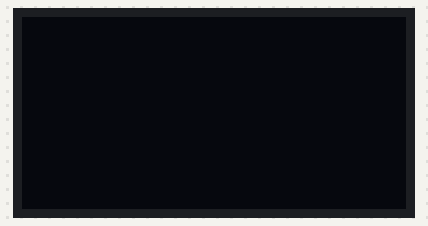
The program below on a simulated ESP32 board running MicroPython. Parts: 128×64 one-colour display. Library files of the repository ran but are not shown: ssd1306.py.

Above: at 0.1 s.
At 2.1 s:
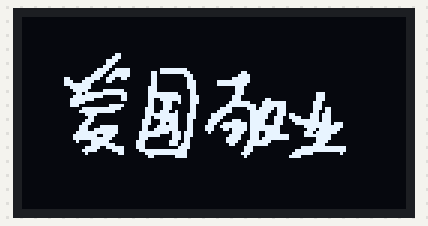
At 4.1 s:
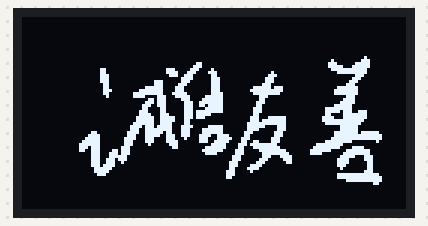

The program:

main_example.py
```python
from machine import Pin, I2C, SoftI2C,RTC, Timer
from ssd1306 import SSD1306_I2C
import time


i2c = SoftI2C(scl=Pin(22), sda=Pin(21))
# i2c = I2C(1, scl=Pin(22), sda=Pin(21))  # 使用硬件I2C
oled = SSD1306_I2C(128, 64, i2c)

aiguo=(
(0x00,0x00,0x00,0x00,0x00,0x00,0x00,0x00,0x00,0x00,0x00,0x00,0x00,0x00,0x00,0x00,0x00,0x00,0x00,0x00,0x00,0x00,0x00,0x00,0x00,0x00,0x00,0x00,0x00,0x00,0x00,0x00,0x00,0x00,0x00,0x00,0x00,0x00,0x00,0x00,0x00,0x00,0x00,0x00,0x00,0x00,0x00,0x00,0x00,0x00,0x00,0x00,0x00,0x00,0x00,0x00,0x00,0x00,0x00,0x00,0x00,0x00,0x00,0x00),
(0x00,0x00,0x00,0x00,0x00,0x00,0x00,0x00,0x00,0x00,0x00,0x00,0x00,0x00,0x00,0x00,0x00,0x00,0x00,0x00,0x00,0x00,0x00,0x00,0x00,0x00,0x00,0x00,0x00,0x00,0x00,0x00,0x00,0x00,0x00,0x00,0x00,0x00,0x00,0x00,0x00,0x00,0x00,0x00,0x00,0x00,0x00,0x00,0x00,0x00,0x00,0x00,0x00,0x00,0x00,0x00,0x00,0x00,0x00,0x00,0x00,0x00,0x00,0x00),
(0x00,0x00,0x00,0x00,0x00,0x00,0x00,0x00,0x00,0x00,0x00,0x00,0x00,0x00,0x00,0x00,0x00,0x00,0x00,0x00,0x00,0x00,0x00,0x00,0x00,0x00,0x00,0x00,0xC0,0xC0,0xE0,0x70,0x30,0x00,0x00,0x00,0x00,0x00,0x00,0x00,0x00,0x00,0x00,0x00,0x00,0x00,0x00,0x00,0x00,0x00,0x00,0x00,0x00,0x00,0x00,0x00,0x00,0x00,0x00,0x00,0x00,0x00,0x00,0x00),
(0x00,0x00,0x00,0x00,0x00,0x00,0x00,0x00,0x00,0x00,0x00,0x00,0x00,0x00,0x00,0x00,0x00,0x00,0x00,0x00,0x00,0x00,0x00,0x00,0x00,0x00,0x00,0x00,0x00,0x00,0x00,0x00,0x00,0x00,0x00,0x00,0x00,0x00,0x00,0x00,0x00,0x00,0x00,0x00,0x00,0x00,0x00,0x00,0x00,0x00,0x00,0x00,0x00,0x00,0x00,0x00,0x00,0x00,0x00,0x00,0x00,0x00,0x00,0x00),
(0x00,0x00,0x00,0x00,0x00,0x00,0x00,0x00,0x00,0x00,0x00,0x00,0x00,0x00,0x70,0x70,0xE0,0xC0,0xC0,0xC0,0xE0,0xF0,0xF0,0x38,0x1C,0x1E,0x0E,0x07,0x33,0x39,0x1C,0x0E,0x0E,0x1E,0x1E,0x0E,0x00,0x00,0x00,0x00,0x00,0x00,0x80,0xFC,0xFC,0x00,0x06,0x06,0x06,0x06,0x06,0x06,0x06,0x06,0x0E,0xFC,0xF8,0xE0,0x00,0x00,0x00,0x00,0x00,0x00),
(0x00,0x60,0x60,0x60,0x60,0x60,0x70,0xF0,0xF8,0xFC,0x7C,0x38,0x00,0x00,0x00,0x00,0x00,0x00,0x00,0x00,0x00,0x00,0x00,0x00,0x00,0x00,0x00,0x00,0x00,0x00,0x00,0x00,0x00,0x00,0x00,0x00,0x00,0x00,0x00,0x00,0x00,0x00,0x00,0x00,0x00,0x00,0x00,0x00,0x00,0x00,0x00,0x00,0x00,0x00,0x00,0x00,0x00,0x00,0x00,0x00,0x00,0x00,0x00,0x00),
(0x00,0x00,0x00,0x00,0x00,0x00,0x00,0x00,0x00,0x00,0x00,0x00,0x00,0x00,0x00,0x00,0x38,0x3D,0x3F,0x9F,0xDD,0xCF,0xCE,0xCE,0xC6,0xC6,0xC6,0xC3,0xC3,0xE3,0xE3,0x63,0x63,0x2F,0x0E,0x00,0x00,0x00,0x00,0x00,0x00,0xC0,0xFF,0xFF,0x07,0x06,0x8E,0xFE,0xFE,0x7E,0x0E,0x8E,0x1C,0x00,0x00,0x00,0xFF,0xFF,0x1C,0x00,0x00,0x00,0x00,0x00),
(0x00,0x80,0xC0,0xC0,0xE0,0xF0,0x3C,0x3F,0x3F,0x33,0x30,0x70,0xE0,0xE0,0x80,0xC0,0xF0,0xF8,0xF8,0x70,0x30,0xF0,0xF0,0xF0,0x00,0x00,0x00,0x00,0x00,0x00,0x00,0x00,0x00,0xF0,0xFE,0x7E,0x0E,0xC0,0xC0,0x00,0x00,0x00,0x00,0x00,0x00,0x00,0x00,0x00,0x00,0x00,0x00,0x00,0x00,0x00,0x00,0x00,0x00,0x00,0x00,0x00,0x00,0x00,0x00,0x00),
(0x00,0x00,0x00,0x00,0x00,0x00,0x00,0x00,0x00,0x00,0x00,0x00,0x00,0x00,0x00,0x00,0x00,0x80,0xC0,0xF0,0xF8,0xFD,0xCF,0xC7,0xE1,0x60,0x70,0xF0,0xF0,0xF0,0xF0,0x70,0x00,0x00,0x00,0x00,0x00,0x00,0x00,0xC0,0xFC,0xFF,0xCF,0xC1,0xE3,0xF3,0x7F,0x7F,0x77,0x3F,0xFF,0xFF,0xC0,0x00,0xC0,0xFF,0xFF,0x03,0x00,0x00,0x00,0x30,0x7C,0x3F),
(0x0F,0x07,0x13,0x39,0x38,0x98,0xFC,0xFC,0xFC,0x78,0x38,0x00,0xFF,0xFF,0xFF,0x3F,0x3F,0xF3,0xF0,0xF0,0xFE,0xFF,0x8F,0x81,0x80,0x03,0x07,0x0E,0x0E,0x0C,0xDC,0xFC,0xFF,0xBF,0xDF,0xF8,0xFF,0xFF,0xFF,0x70,0x78,0x38,0x18,0x00,0x00,0x00,0x00,0x00,0x00,0x00,0x00,0x00,0x00,0x00,0x00,0x00,0x00,0x00,0x00,0x00,0x00,0x00,0x00,0x00),
(0x00,0x00,0x00,0x00,0x00,0x00,0x00,0x00,0x00,0x00,0x00,0x00,0x00,0x00,0x00,0x00,0x00,0x01,0x03,0x01,0x11,0x39,0x19,0x1F,0x1F,0x0F,0x07,0x07,0x0F,0x0D,0x1C,0x18,0x38,0x38,0x00,0x00,0x00,0x00,0x0E,0x1F,0x1F,0x31,0x70,0x70,0x30,0x30,0x30,0x30,0x30,0x36,0x37,0x77,0x79,0x7C,0x7F,0x0F,0x00,0x00,0x00,0x00,0x00,0x00,0x00,0x00),
(0x00,0x00,0x00,0x00,0x03,0x07,0x07,0x03,0x01,0x20,0x78,0x3E,0x1F,0x07,0x07,0x06,0x07,0x07,0x03,0x01,0x01,0x01,0x01,0x01,0x01,0x40,0x60,0x70,0x70,0x38,0x38,0x38,0x38,0x1C,0x1F,0x1F,0x1F,0x1B,0x19,0x18,0x18,0x18,0x38,0x18,0x00,0x00,0x00,0x00,0x00,0x00,0x00,0x00,0x00,0x00,0x00,0x00,0x00,0x00,0x00,0x00,0x00,0x00,0x00,0x00),
(0x00,0x00,0x00,0x00,0x00,0x00,0x00,0x00,0x00,0x00,0x00,0x00,0x00,0x00,0x00,0x00,0x00,0x00,0x00,0x00,0x00,0x00,0x00,0x00,0x00,0x00,0x00,0x00,0x00,0x00,0x00,0x00,0x00,0x00,0x00,0x00,0x00,0x00,0x00,0x00,0x00,0x00,0x00,0x00,0x00,0x00,0x00,0x00,0x00,0x00,0x00,0x00,0x00,0x00,0x00,0x00,0x00,0x00,0x00,0x00,0x00,0x00,0x00,0x00),
(0x00,0x00,0x00,0x00,0x00,0x00,0x00,0x00,0x00,0x00,0x00,0x00,0x00,0x00,0x00,0x00,0x00,0x00,0x00,0x00,0x00,0x00,0x00,0x00,0x00,0x00,0x00,0x00,0x00,0x00,0x00,0x00,0x00,0x00,0x00,0x00,0x00,0x00,0x00,0x00,0x00,0x00,0x00,0x00,0x00,0x00,0x00,0x00,0x00,0x00,0x00,0x00,0x00,0x00,0x00,0x00,0x00,0x00,0x00,0x00,0x00,0x00,0x00,0x00),
(0x00,0x00,0x00,0x00,0x00,0x00,0x00,0x00,0x00,0x00,0x00,0x00,0x00,0x00,0x00,0x00,0x00,0x00,0x00,0x00,0x00,0x00,0x00,0x00,0x00,0x00,0x00,0x00,0x00,0x00,0x00,0x00,0x00,0x00,0x00,0x00,0x00,0x00,0x00,0x00,0x00,0x00,0x00,0x00,0x00,0x00,0x00,0x00,0x00,0x00,0x00,0x00,0x00,0x00,0x00,0x00,0x00,0x00,0x00,0x00,0x00,0x00,0x00,0x00),
(0x00,0x00,0x00,0x00,0x00,0x00,0x00,0x00,0x00,0x00,0x00,0x00,0x00,0x00,0x00,0x00,0x00,0x00,0x00,0x00,0x00,0x00,0x00,0x00,0x00,0x00,0x00,0x00,0x00,0x00,0x00,0x00,0x00,0x00,0x00,0x00,0x00,0x00,0x00,0x00,0x00,0x00,0x00,0x00,0x00,0x00,0x00,0x00,0x00,0x00,0x00,0x00,0x00,0x00,0x00,0x00,0x00,0x00,0x00,0x00,0x00,0x00,0x00,0x00)
)

chengxing=(
(0x00,0x00,0x00,0x00,0x00,0x00,0x00,0x00,0x00,0x00,0x00,0x00,0x00,0x00,0x00,0x00,0x00,0x00,0x00,0x00,0x00,0x00,0x00,0x00,0x00,0x00,0x00,0x00,0x00,0x00,0x00,0x00,0x00,0x00,0x00,0x00,0x00,0x00,0x00,0x00,0x00,0x00,0x00,0x00,0x00,0x00,0x00,0x00,0x00,0x00,0x00,0x00,0x00,0x00,0x00,0x00,0x00,0x00,0x00,0x00,0x00,0x00,0x00,0x00),
(0x00,0x00,0x00,0x00,0x00,0x00,0x00,0x00,0x00,0x00,0x00,0x00,0x00,0x00,0x00,0x00,0x00,0x00,0x00,0x00,0x00,0x00,0x00,0x00,0x00,0x00,0x00,0x00,0x00,0x00,0x00,0x00,0x00,0x00,0x00,0x00,0x00,0x00,0x00,0x00,0x00,0x00,0x00,0x00,0x00,0x00,0x00,0x00,0x00,0x00,0x00,0x00,0x00,0x00,0x00,0x00,0x00,0x00,0x00,0x00,0x00,0x00,0x00,0x00),
(0x00,0x00,0x00,0x00,0x00,0x00,0x00,0x00,0x00,0x00,0x00,0x00,0x00,0x00,0x00,0x00,0x00,0x00,0x00,0x00,0x00,0x00,0x00,0x00,0x00,0x00,0x00,0x00,0x00,0x00,0x00,0x00,0x00,0x00,0x00,0x00,0x00,0x00,0x00,0x00,0x00,0x00,0x00,0x00,0x00,0x00,0x00,0x00,0x00,0x00,0x00,0x00,0x00,0x00,0x00,0x00,0x00,0x00,0x80,0x80,0x00,0x00,0x00,0x00),
(0x00,0x00,0x00,0x00,0x00,0x00,0x00,0x00,0x00,0x00,0x00,0x00,0x00,0x00,0x00,0x00,0x00,0x00,0x00,0x00,0x00,0x00,0x00,0x00,0x00,0x00,0x00,0x00,0x00,0x00,0x00,0x00,0x00,0x00,0x00,0x00,0x00,0x00,0x80,0xC0,0x80,0x00,0x00,0x00,0x00,0x00,0x00,0x80,0x80,0xC0,0xE0,0xC0,0x00,0x00,0x00,0x00,0x00,0x00,0x00,0x00,0x00,0x00,0x00,0x00),
(0x00,0x00,0x00,0x00,0x00,0x00,0x00,0x00,0x00,0x00,0x00,0x00,0x00,0x00,0x00,0x00,0x00,0x00,0x00,0x00,0x00,0x00,0x00,0x00,0x00,0x00,0x3E,0xFE,0xF8,0x00,0x00,0x00,0x00,0x00,0x00,0x00,0x00,0x00,0x00,0x00,0x00,0x80,0x80,0x80,0xE0,0xE0,0xE0,0x00,0x06,0x0E,0x0E,0x8C,0xC0,0xF0,0x78,0x3C,0x1E,0x07,0x03,0x01,0x00,0x00,0x04,0xFE),
(0xFC,0xF0,0x00,0x00,0x00,0x00,0x00,0x00,0x00,0x00,0x00,0x00,0x00,0x80,0x80,0x80,0xC0,0xF0,0xF8,0x3C,0x88,0x80,0x80,0x00,0x00,0x00,0x00,0x00,0x00,0x00,0x00,0x00,0x00,0x00,0x00,0x00,0x00,0x00,0x01,0x03,0x03,0x87,0x87,0x86,0xC6,0xE6,0xF7,0xBF,0x1F,0x0F,0x07,0x01,0x00,0x00,0x00,0x00,0x00,0x00,0x00,0x00,0x00,0x00,0x00,0x00),
(0x00,0x00,0x00,0x00,0x00,0x00,0x00,0x00,0x00,0x00,0x00,0x00,0x00,0x00,0x00,0x00,0x00,0x00,0x00,0x00,0x00,0x00,0x00,0x00,0x00,0x00,0x00,0x03,0x07,0x01,0x00,0x00,0x00,0x00,0x00,0x00,0x00,0x06,0x06,0x87,0xE7,0xF3,0x3B,0x1B,0x03,0x3F,0xFF,0xFC,0x00,0x00,0x02,0x07,0x07,0x0F,0xFE,0xFC,0xF0,0x00,0x80,0xB0,0xB8,0xDC,0xFC,0xFF),
(0xFF,0xFF,0xFE,0x00,0x00,0x00,0x00,0x00,0x00,0x00,0x00,0x00,0x01,0xC3,0xF3,0xFF,0x1F,0x07,0x03,0x03,0x03,0x03,0x01,0x00,0x00,0x00,0x00,0x00,0x00,0x00,0x00,0x00,0x00,0x00,0x00,0x00,0x00,0xC0,0xC0,0xC0,0xE3,0xE3,0x73,0xFB,0xFF,0xFF,0x1F,0x03,0x80,0x80,0x80,0x00,0x00,0x00,0x00,0x00,0x00,0x00,0x00,0x00,0x00,0x00,0x00,0x00),
(0x00,0x00,0x00,0x00,0x00,0x00,0x00,0x00,0x00,0x00,0x00,0x00,0x00,0x00,0x00,0x00,0x00,0x00,0x00,0x00,0x00,0x00,0x80,0xC0,0xC0,0x80,0x00,0x00,0x00,0x00,0x00,0x00,0x00,0x00,0x00,0xC0,0xF0,0xF8,0x7E,0x1F,0x0F,0xFF,0xFF,0xFE,0xE0,0xF0,0x7F,0x3F,0xFF,0xFE,0x86,0x00,0x00,0xF0,0xFF,0xFF,0x13,0x00,0x03,0x83,0xE3,0xE1,0xF1,0x70),
(0x70,0xF0,0xF0,0x80,0x80,0x00,0x00,0x00,0x00,0x00,0xC0,0xF8,0x7E,0x3F,0x3F,0x18,0x1C,0x0C,0x0E,0x0E,0xCE,0xFE,0xFE,0x3E,0x00,0x00,0x00,0x00,0x00,0x00,0x00,0x00,0x00,0x00,0x00,0x00,0x06,0x0F,0x0F,0x0E,0xCC,0xCC,0xFC,0xFF,0xFF,0xFF,0xFF,0xFF,0x8F,0xC7,0xC3,0xC0,0xC0,0xC0,0xC0,0x80,0x00,0x00,0x00,0x00,0x00,0x00,0x00,0x00),
(0x00,0x00,0x00,0x00,0x00,0x00,0x00,0x00,0x00,0x00,0x00,0x00,0x00,0x00,0x00,0x00,0x00,0x00,0x00,0x1C,0x1E,0x0F,0x07,0xFF,0xFF,0xFF,0x00,0x00,0x80,0xE0,0xF0,0x70,0xC0,0xF8,0xFF,0x3F,0x07,0x01,0x00,0x00,0x00,0x03,0x07,0x03,0x00,0x00,0x00,0x00,0x03,0x07,0x0F,0x0E,0x00,0x00,0x01,0x00,0x00,0x00,0x00,0x03,0x13,0x3B,0x38,0x3C),
(0x3E,0x1F,0x1F,0x0F,0x03,0x01,0xC0,0xF0,0xFC,0x3F,0x07,0x01,0x04,0x0E,0x0E,0x9C,0xFC,0xFC,0x7C,0x3F,0x3F,0x3B,0x70,0xF0,0xE0,0xC0,0x00,0x00,0x00,0x00,0x00,0x00,0x30,0x38,0x3C,0x3C,0x1C,0x1E,0x1E,0x0F,0x0F,0x8F,0xC7,0xE3,0xF3,0x73,0x79,0x39,0x39,0x39,0xF1,0xF1,0xC1,0x01,0x03,0x01,0x00,0x00,0x00,0x00,0x00,0x00,0x00,0x00),
(0x00,0x00,0x00,0x00,0x00,0x00,0x00,0x00,0x00,0x00,0x00,0x00,0x00,0x00,0x00,0x00,0x00,0x00,0x00,0x00,0x00,0x00,0x00,0x03,0x0F,0x1F,0x1C,0x1E,0x0F,0x07,0x03,0x00,0x00,0x01,0x00,0x00,0x00,0x00,0x00,0x00,0x00,0x00,0x00,0x00,0x00,0x00,0x00,0x00,0x00,0x00,0x00,0x00,0x00,0x00,0x00,0x00,0x00,0x00,0x00,0x00,0x00,0x00,0x00,0x00),
(0x00,0x00,0x00,0x00,0x38,0x3F,0x1F,0x03,0x00,0x00,0x00,0x04,0x0E,0x06,0x07,0x03,0x01,0x00,0x00,0x00,0x00,0x00,0x00,0x00,0x01,0x01,0x00,0x00,0x00,0x00,0x00,0x00,0x00,0x00,0x00,0x00,0x00,0x00,0x00,0x00,0x00,0x33,0x37,0x33,0x71,0x70,0x70,0x70,0x70,0x70,0x78,0x7F,0x7F,0xF0,0xF0,0x60,0x00,0x00,0x00,0x00,0x00,0x00,0x00,0x00),
(0x00,0x00,0x00,0x00,0x00,0x00,0x00,0x00,0x00,0x00,0x00,0x00,0x00,0x00,0x00,0x00,0x00,0x00,0x00,0x00,0x00,0x00,0x00,0x00,0x00,0x00,0x00,0x00,0x00,0x00,0x00,0x00,0x00,0x00,0x00,0x00,0x00,0x00,0x00,0x00,0x00,0x00,0x00,0x00,0x00,0x00,0x00,0x00,0x00,0x00,0x00,0x00,0x00,0x00,0x00,0x00,0x00,0x00,0x00,0x00,0x00,0x00,0x00,0x00),
(0x00,0x00,0x00,0x00,0x00,0x00,0x00,0x00,0x00,0x00,0x00,0x00,0x00,0x00,0x00,0x00,0x00,0x00,0x00,0x00,0x00,0x00,0x00,0x00,0x00,0x00,0x00,0x00,0x00,0x00,0x00,0x00,0x00,0x00,0x00,0x00,0x00,0x00,0x00,0x00,0x00,0x00,0x00,0x00,0x00,0x00,0x00,0x00,0x00,0x00,0x00,0x00,0x00,0x00,0x00,0x00,0x00,0x00,0x00,0x00,0x00,0x00,0x00,0x00)
)

pic = 1


def change_image(tim):
    global pic
    if pic is 2:
        oled.fill(0)
        oled.showpic(chengxing)
        oled.show()
        pic = 1
    else:
        oled.fill(0)
        oled.showpic(aiguo)
        oled.show()
        pic = 2


tim = Timer(-1)
tim.init(period=2000, mode=Timer.PERIODIC, callback=change_image) 
```

Measured:
- what the display in image 1 shows lasts 2.0 s, from 2.1 s to 4.1 s
